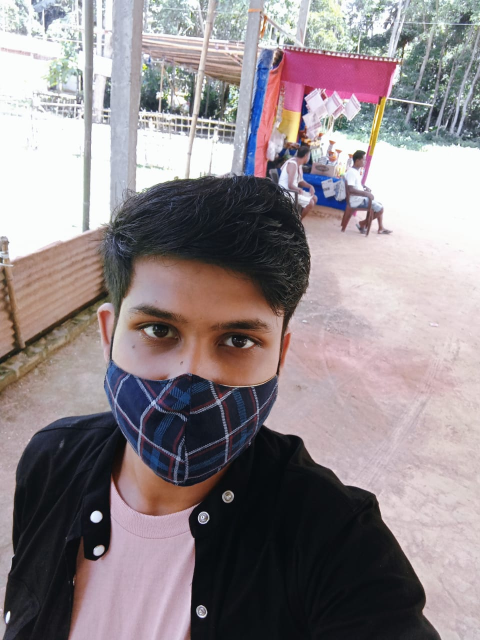
#> input picture photo.jpeg, 960 x 1280 px (shown at 1/2 size)
$ jupyter execute GetMouseClick.ipynb   (older library calls are emulated)
#> lines starting #> are read from the running program, lines starting #| are printed output that depends on the picture; after the words box and inside, x2 and y2 are one past the last pixel; in counts of white or black regions, pixels touching at a corner belong together
[cell 1]
import cv2 as cv
def mouseClick(event,x,y,flags,params):
    if event==cv.EVENT_LBUTTONDOWN:
        print(x,y)

[cell 2]
image=cv.imread("photo.jpeg")
#> image is the input picture: shape (1280, 960, 3); mean B, G, R 138.7, 135.3, 144.5
image=cv.resize(image,(0,0),None,0.5,0.5)
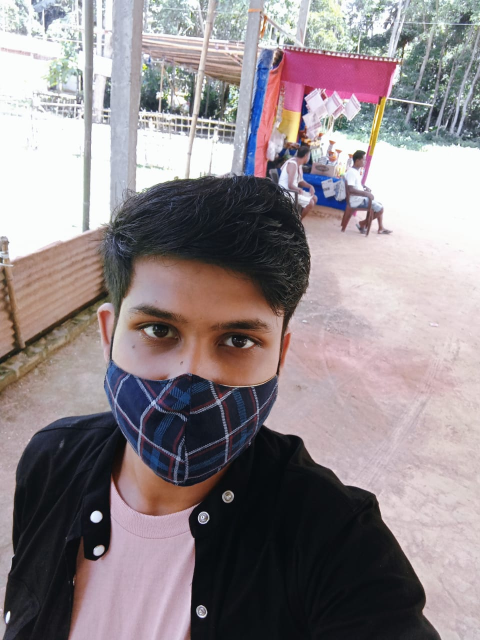
#> image: shape (640, 480, 3); mean B, G, R 138.9, 135.4, 144.7
cv.imshow("Image",image)
cv.setMouseCallback("Image",mouseClick)
cv.waitKey(0)
cv.destroyAllWindows()

[cell 3]
# [14 lines of commented-out code are left out]

import cv2
import numpy as np

circles = np.zeros((4,2),np.int)
counter = 0

def mousePoints(event,x,y,flags,params):
    global counter
    if event == cv2.EVENT_LBUTTONDOWN:
        circles[counter] = x,y
        counter = counter + 1
        print(circles)


img = cv2.imread('cards.jpg')
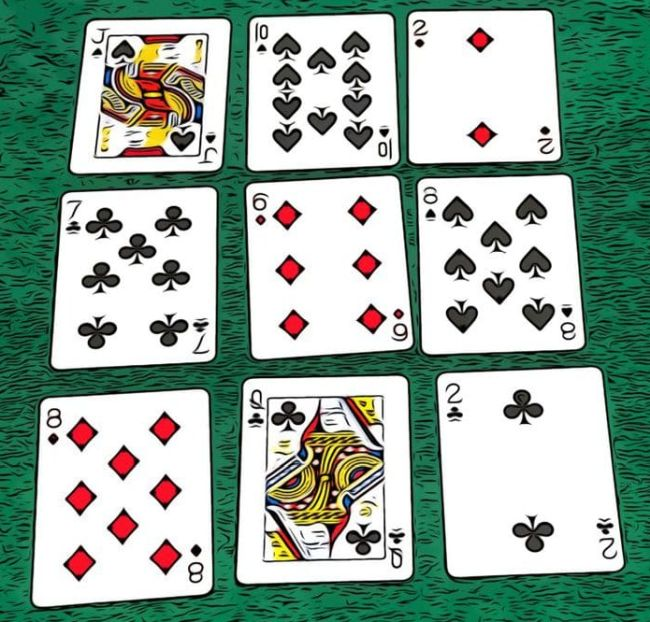
#> input picture cards.jpg, 650 x 622 px
#> img is the input picture: shape (622, 650, 3); mean B, G, R 157.1, 169.5, 148.2
while True:
    if counter == 4:
        width, height = 250,350
        pts1 = np.float32([circles[0],circles[1],circles[2],circles[3]])
        pts2 = np.float32([[0,0],[width,0],[0,height],[width,height]])
        matrix = cv2.getPerspectiveTransform(pts1,pts2)
        imgOutput = cv2.warpPerspective(img,matrix,(width,height))
        cv2.imshow("Output Image ", imgOutput)


    for x in range (0,4):
        cv2.circle(img,(circles[x][0],circles[x][1]),3,(0,255,0),cv2.FILLED)
#> img: shape (622, 650, 3); under 0.01% of pixels changed, all inside (x1, y1, x2, y2) = (0, 0, 4, 4)

    cv2.imshow("Original Image ", img)
    cv2.setMouseCallback("Original Image ", mousePoints)
    if (cv2.waitKey(1) & 0xFF == ord('q')):
#> (key q is pressed here)
        break
cv2.destroyAllWindows()
